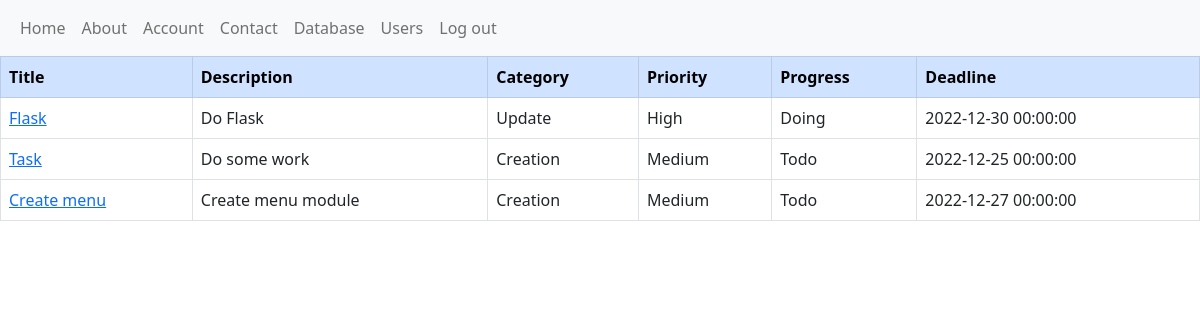
Page /task (signed in) on the committed database.
### app/todo/models.py (models this page shows, shortened)
class Task(db.Model):
	__tablename__ = "task"
	id = db.Column(db.Integer, primary_key=True, autoincrement=True)
	title = db.Column(db.String(120), nullable=False)
	description = db.Column(db.String(2000), nullable=True)
	created = db.Column(db.DateTime, default=datetime.now())
	modified = db.Column(db.DateTime, default=datetime.now, onupdate=datetime.now)
	deadline = db.Column(db.DateTime)
	priority = db.Column(db.Enum(Priority, values_callable=lambda x: [str(member.value) for member in Priority]))
	progress = db.Column(db.Enum(Progress, values_callable=lambda x: [str(member.value) for member in Progress]))
	owner_id = db.Column(db.Integer, db.ForeignKey('users.id'), nullable=False)
	category_id = db.Column(db.Integer, db.ForeignKey('category.id'))
	users = db.relationship('User', secondary=task_user, backref=db.backref('tasks', lazy='dynamic'), lazy='dynamic')

class Category(db.Model):
    id = db.Column(db.Integer, primary_key=True)
    name = db.Column(db.String(255), nullable=False, unique=True)
    tasks = db.relationship('Task', backref='category', lazy='dynamic')

### app/todo/views.py (the view)
@todo_bp.route('/task', methods=['GET'])
@login_required
def tasks():
    tasks_ = Task.query.order_by(Task.priority.desc(),
                                 Task.deadline.asc()
                                 ).all()
    return render_template('task.html', tasks=tasks_)

### app/account/models.py (called while the page is built)
@login_manager.user_loader
def user_loader(user_id):
	return User.query.get(int(user_id))

### app/todo/templates/todo/task.html
{% extends 'layout.html' %}
{% block content %}
<table class="table table-hover table-bordered">
	<thead class="table-primary">
		<tr>
			<th scope="col">Title</th>
			<th scope="col">Description</th>
			<th scope="col">Category</th>
			<th scope="col">Priority</th>
			<th scope="col">Progress</th>
			<th scope="col">Deadline</th>
		</tr>
	</thead>
	<tbody>
		{% for task in tasks %}
		<tr>
			<td><a href="{{url_for('todo.task', id=task.id) }}">{{task.title}}</a></td>
			<td>{{task.description|safe}}</td>
			<td>{{task.category.name}}</td>
			<td>{{task.priority.name|capitalize }}</td>
			<td>{{task.progress.name|capitalize }}</td>
			<td>{{task.deadline}}</td>
		</tr>
	</tbody>
	{% endfor%}
</table>
{% endblock %}

### app/templates/layout.html (shortened to what this page needs)
<!doctype html>
<html lang="en">
<head>
	{%block head -%}
	<link href="https://cdn.jsdelivr.net/npm/bootstrap@5.2.2/dist/css/bootstrap.min.css" rel="stylesheet"
>
	{% endblock %}
</head>
<body>
	<nav class="navbar navbar-expand-lg bg-light">
		<div class="container-fluid">
			<div class="collapse navbar-collapse" id="navbarNav">
				<ul class="navbar-nav">
					{% if current_user.is_authenticated %}
					<li class="nav-item">
						<a class="nav-link" href={{url_for("home.home")}}>Home</a>
					</li>
					<li class="nav-item">
						<a class="nav-link" href={{url_for("home.about")}}>About</a>
					</li>
					<li class="nav-item">
						<a class="nav-link" href={{url_for("account.account")}}>Account</a>
					</li>
					<li class="nav-item">
						<a class="nav-link" href={{url_for("form.contact")}}>Contact</a>
					</li>
					<li class="nav-item">
						<a class="nav-link" href={{url_for("form.database")}}>Database</a>
					</li>
					<li class="nav-item">
						<a class="nav-link" href={{url_for("account.users")}}>Users</a>
					</li>
					<li class="nav-item">
						<a class="nav-link" href={{url_for("account.logout")}}>Log out</a>
					</li>
					{% endif %}
				</ul>
			</div>
		</div>
	</nav>
	{% block content -%}
	{%endblock%}
</body>
</html>

### rows in the picture
Task: title "Flask", description "Do Flask", category.name "Update", priority.name "High", progress.name "Doing", deadline "2022-12-30 00:00:00"
Task: title "Task", description "Do some work", category.name "Creation", priority.name "Medium", progress.name "Todo", deadline "2022-12-25 00:00:00"
Task: title "Create menu", description "Create menu module", category.name "Creation", priority.name "Medium", progress.name "Todo", deadline "2022-12-27 00:00:00"
